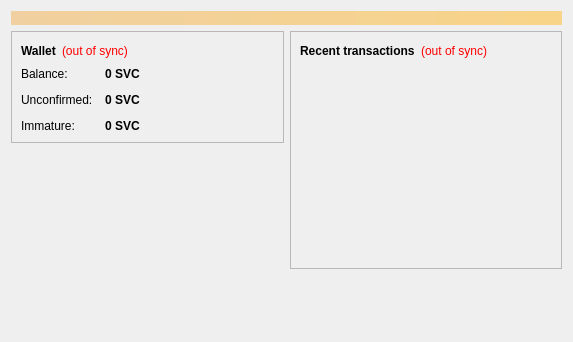
<?xml version="1.0" encoding="UTF-8"?>
<ui version="4.0">
 <class>OverviewPage</class>
 <widget class="QWidget" name="OverviewPage">
  <property name="geometry">
   <rect>
    <x>0</x>
    <y>0</y>
    <width>573</width>
    <height>342</height>
   </rect>
  </property>
  <property name="windowTitle">
   <string>Form</string>
  </property>
  <layout class="QVBoxLayout" name="topLayout">
   <item>
    <widget class="QLabel" name="labelAlerts">
     <property name="visible">
      <bool>false</bool>
     </property>
     <property name="styleSheet">
      <string notr="true">background-color: qlineargradient(x1: 0, y1: 0, x2: 1, y2: 0, stop:0 #F0D0A0, stop:1 #F8D488); color:#000000;</string>
     </property>
     <property name="wordWrap">
      <bool>true</bool>
     </property>
     <property name="margin">
      <number>3</number>
     </property>
    </widget>
   </item>
   <item>
    <layout class="QHBoxLayout" name="horizontalLayout" stretch="1,1">
     <item>
      <layout class="QVBoxLayout" name="verticalLayout_2">
       <item>
        <widget class="QFrame" name="frame">
         <property name="frameShape">
          <enum>QFrame::StyledPanel</enum>
         </property>
         <property name="frameShadow">
          <enum>QFrame::Raised</enum>
         </property>
         <layout class="QVBoxLayout" name="verticalLayout_4">
          <item>
           <layout class="QHBoxLayout" name="horizontalLayout_4">
            <item>
             <widget class="QLabel" name="label_5">
              <property name="font">
               <font>
                <weight>75</weight>
                <bold>true</bold>
               </font>
              </property>
              <property name="text">
               <string>Wallet</string>
              </property>
             </widget>
            </item>
            <item>
             <widget class="QLabel" name="labelWalletStatus">
              <property name="toolTip">
               <string>The displayed information may be out of date. Your wallet automatically synchronizes with the Bitcoin network after a connection is established, but this process has not completed yet.</string>
              </property>
              <property name="styleSheet">
               <string notr="true">QLabel { color: red; }</string>
              </property>
              <property name="text">
               <string notr="true">(out of sync)</string>
              </property>
              <property name="alignment">
               <set>Qt::AlignLeading|Qt::AlignLeft|Qt::AlignVCenter</set>
              </property>
             </widget>
            </item>
            <item>
             <spacer name="horizontalSpacer_2">
              <property name="orientation">
               <enum>Qt::Horizontal</enum>
              </property>
              <property name="sizeHint" stdset="0">
               <size>
                <width>40</width>
                <height>20</height>
               </size>
              </property>
             </spacer>
            </item>
           </layout>
          </item>
          <item>
           <layout class="QFormLayout" name="formLayout_2">
            <property name="fieldGrowthPolicy">
             <enum>QFormLayout::AllNonFixedFieldsGrow</enum>
            </property>
            <property name="horizontalSpacing">
             <number>12</number>
            </property>
            <property name="verticalSpacing">
             <number>12</number>
            </property>
            <item row="0" column="0">
             <widget class="QLabel" name="label">
              <property name="text">
               <string>Balance:</string>
              </property>
             </widget>
            </item>
            <item row="0" column="1">
             <widget class="QLabel" name="labelBalance">
              <property name="font">
               <font>
                <weight>75</weight>
                <bold>true</bold>
               </font>
              </property>
              <property name="cursor">
               <cursorShape>IBeamCursor</cursorShape>
              </property>
              <property name="toolTip">
               <string>Your current balance</string>
              </property>
              <property name="text">
               <string notr="true">0 SVC</string>
              </property>
              <property name="textInteractionFlags">
               <set>Qt::LinksAccessibleByMouse|Qt::TextSelectableByKeyboard|Qt::TextSelectableByMouse</set>
              </property>
             </widget>
            </item>
            <item row="1" column="0">
             <widget class="QLabel" name="label_3">
              <property name="text">
               <string>Unconfirmed:</string>
              </property>
             </widget>
            </item>
            <item row="1" column="1">
             <widget class="QLabel" name="labelUnconfirmed">
              <property name="font">
               <font>
                <weight>75</weight>
                <bold>true</bold>
               </font>
              </property>
              <property name="cursor">
               <cursorShape>IBeamCursor</cursorShape>
              </property>
              <property name="toolTip">
               <string>Total of transactions that have yet to be confirmed, and do not yet count toward the current balance</string>
              </property>
              <property name="text">
               <string notr="true">0 SVC</string>
              </property>
              <property name="textInteractionFlags">
               <set>Qt::LinksAccessibleByMouse|Qt::TextSelectableByKeyboard|Qt::TextSelectableByMouse</set>
              </property>
             </widget>
            </item>
            <item row="2" column="0">
             <widget class="QLabel" name="labelImmatureText">
              <property name="text">
               <string>Immature:</string>
              </property>
             </widget>
            </item>
            <item row="2" column="1">
             <widget class="QLabel" name="labelImmature">
              <property name="font">
               <font>
                <weight>75</weight>
                <bold>true</bold>
               </font>
              </property>
              <property name="toolTip">
               <string>Mined balance that has not yet matured</string>
              </property>
              <property name="text">
               <string notr="true">0 SVC</string>
              </property>
              <property name="textInteractionFlags">
               <set>Qt::LinksAccessibleByMouse|Qt::TextSelectableByKeyboard|Qt::TextSelectableByMouse</set>
              </property>
             </widget>
            </item>
           </layout>
          </item>
         </layout>
        </widget>
       </item>
       <item>
        <spacer name="verticalSpacer">
         <property name="orientation">
          <enum>Qt::Vertical</enum>
         </property>
         <property name="sizeHint" stdset="0">
          <size>
           <width>20</width>
           <height>40</height>
          </size>
         </property>
        </spacer>
       </item>
      </layout>
     </item>
     <item>
      <layout class="QVBoxLayout" name="verticalLayout_3">
       <item>
        <widget class="QFrame" name="frame_2">
         <property name="frameShape">
          <enum>QFrame::StyledPanel</enum>
         </property>
         <property name="frameShadow">
          <enum>QFrame::Raised</enum>
         </property>
         <layout class="QVBoxLayout" name="verticalLayout">
          <item>
           <layout class="QHBoxLayout" name="horizontalLayout_2">
            <item>
             <widget class="QLabel" name="label_4">
              <property name="text">
               <string>&lt;b&gt;Recent transactions&lt;/b&gt;</string>
              </property>
             </widget>
            </item>
            <item>
             <widget class="QLabel" name="labelTransactionsStatus">
              <property name="toolTip">
               <string>The displayed information may be out of date. Your wallet automatically synchronizes with the Bitcoin network after a connection is established, but this process has not completed yet.</string>
              </property>
              <property name="styleSheet">
               <string notr="true">QLabel { color: red; }</string>
              </property>
              <property name="text">
               <string notr="true">(out of sync)</string>
              </property>
              <property name="alignment">
               <set>Qt::AlignRight|Qt::AlignTrailing|Qt::AlignVCenter</set>
              </property>
             </widget>
            </item>
            <item>
             <spacer name="horizontalSpacer">
              <property name="orientation">
               <enum>Qt::Horizontal</enum>
              </property>
              <property name="sizeHint" stdset="0">
               <size>
                <width>40</width>
                <height>20</height>
               </size>
              </property>
             </spacer>
            </item>
           </layout>
          </item>
          <item>
           <widget class="QListView" name="listTransactions">
            <property name="styleSheet">
             <string notr="true">QListView { background: transparent; }</string>
            </property>
            <property name="frameShape">
             <enum>QFrame::NoFrame</enum>
            </property>
            <property name="verticalScrollBarPolicy">
             <enum>Qt::ScrollBarAlwaysOff</enum>
            </property>
            <property name="horizontalScrollBarPolicy">
             <enum>Qt::ScrollBarAlwaysOff</enum>
            </property>
            <property name="selectionMode">
             <enum>QAbstractItemView::NoSelection</enum>
            </property>
           </widget>
          </item>
         </layout>
        </widget>
       </item>
       <item>
        <spacer name="verticalSpacer_2">
         <property name="orientation">
          <enum>Qt::Vertical</enum>
         </property>
         <property name="sizeHint" stdset="0">
          <size>
           <width>20</width>
           <height>40</height>
          </size>
         </property>
        </spacer>
       </item>
      </layout>
     </item>
    </layout>
   </item>
  </layout>
 </widget>
 <resources/>
 <connections/>
</ui>
